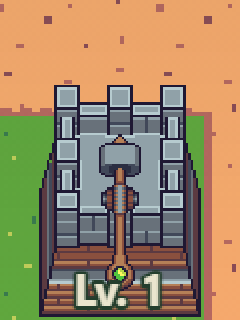
#> input picture artifacts/idle-bastion/tower-size-audit-2026-11-07/ingame/kind4-level1-0-idle.png, 240 x 320 px; its folder holds 4 pictures in this run
$ python make-boards.py
#> lines starting #> are read from the running program, lines starting #| are printed output that depends on the picture
"""Arrange unchanged in-game screenshots with labels; no sprite/image retouching."""
from pathlib import Path
from PIL import Image, ImageDraw, ImageFont

p = Path(__file__).resolve().parent
font = ImageFont.truetype('C:/Windows/Fonts/arial.ttf', 17)
board = Image.new('RGB', (960, 708), '#10191f')
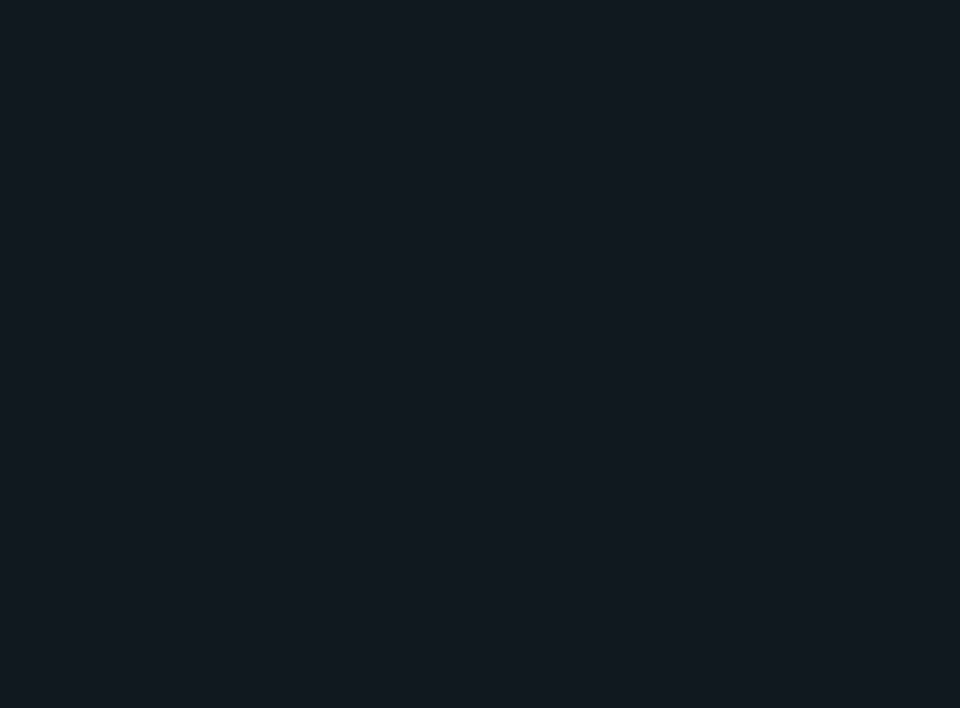
#> board: PIL image 960x708 RGB; mean R, G, B 16, 25, 31
draw = ImageDraw.Draw(board)
for row, age in enumerate(['idle', 'fire']):
    for col, angle in enumerate([0, 90, 180, 270]):
        label = f'L1 | {angle} Grad | ' + ('Ruhe' if age == 'idle' else 'Schuss')
        draw.text((col * 240 + 10, row * 354 + 7), label, font=font, fill='white')
        board.paste(Image.open(p / 'ingame' / f'kind4-level1-{angle}-{age}.png'), (col * 240, row * 354 + 32))
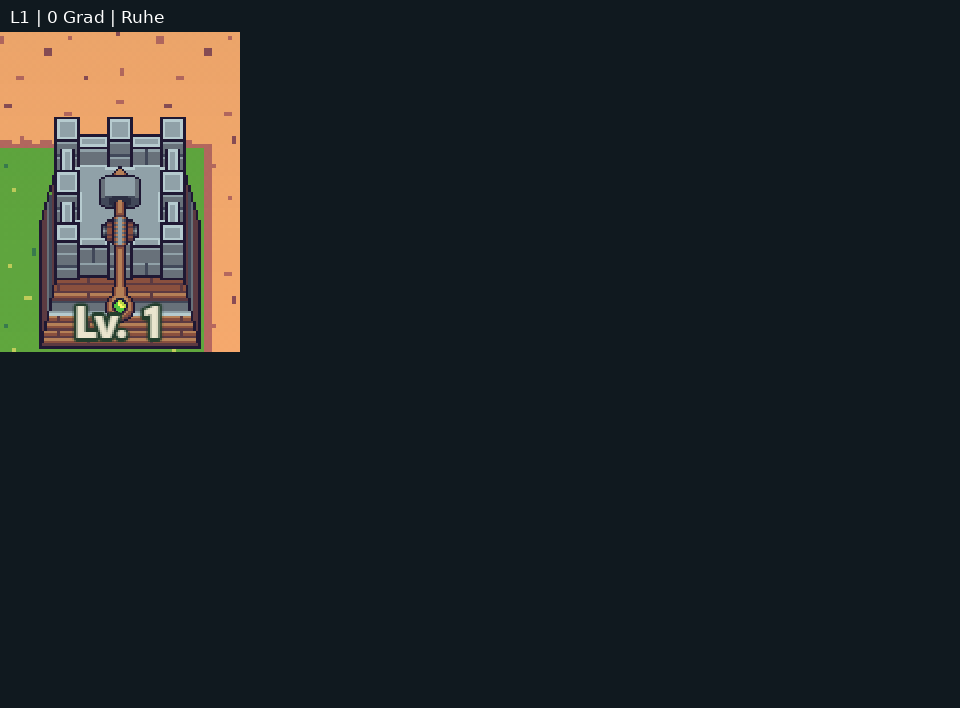
#> board: PIL image 960x708 RGB; mean R, G, B 32.2, 37.6, 39.1
#> (the run stopped early here; a loop or call above may not have finished)
